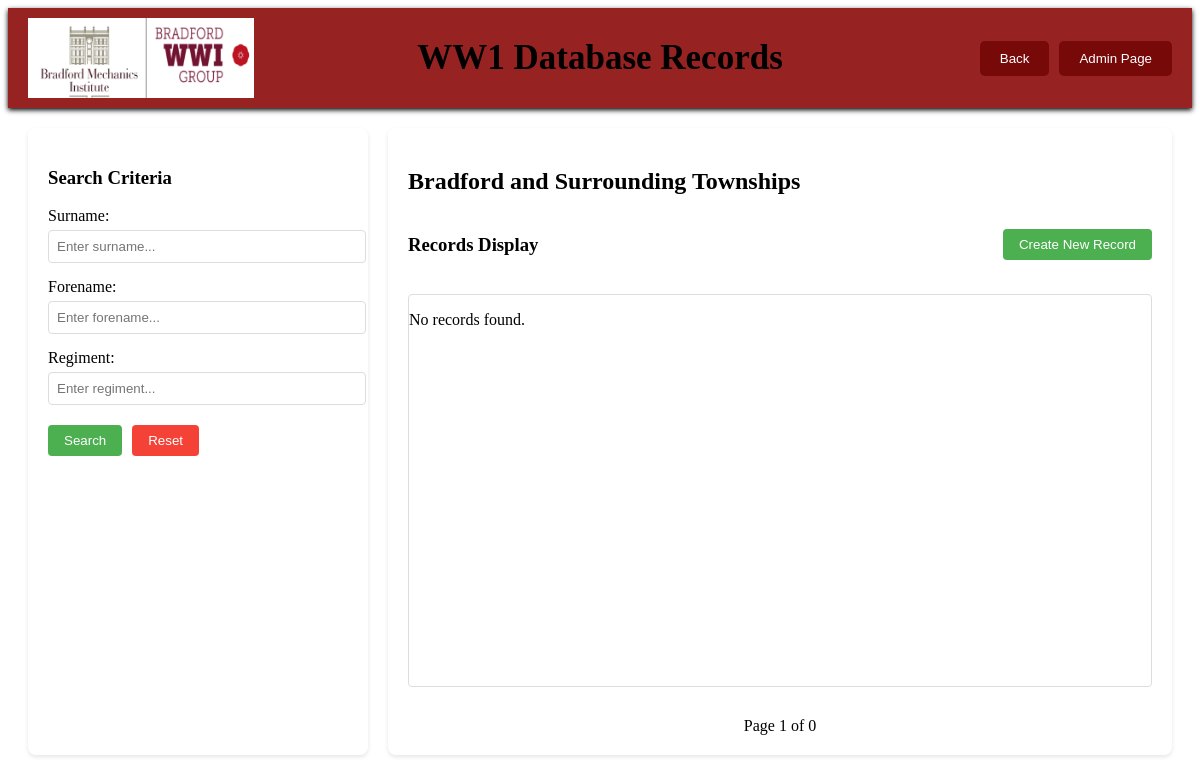
The app's page /admin/AdminTownship.php, older data.
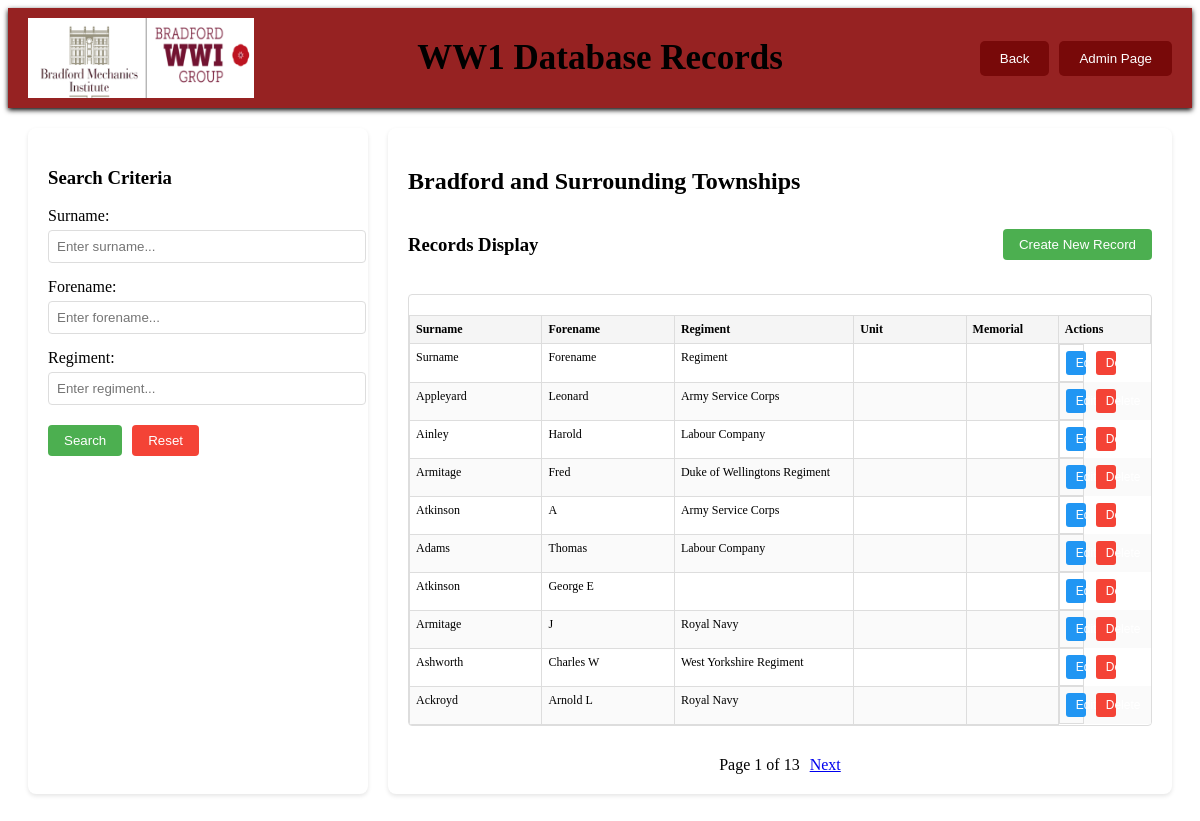
The same page, newer data.
### tables this page shows
CREATE TABLE `township` (
  `HonourID` int(11) NOT NULL,
  `Surname` varchar(35) NOT NULL,
  `Forename` varchar(35) NOT NULL,
  `Address` varchar(255) NOT NULL,
  `Electoral Ward` varchar(255) NOT NULL,
  `Town` varchar(255) NOT NULL,
  `Rank` varchar(255) NOT NULL,
  `Regiment` varchar(255) NOT NULL,
  `Battalion` varchar(255) DEFAULT NULL,
  `Company` varchar(255) NOT NULL,
  `Age` varchar(255) NOT NULL,
  `Service No` varchar(255) NOT NULL,
  `Other Regiment` varchar(255) NOT NULL,
  `Other Battalion` varchar(255) DEFAULT NULL,
  `Other Service No.` varchar(255) NOT NULL,
  `Medals` varchar(255) NOT NULL,
  `Enlistment Date` date NOT NULL,
  `Discharge Date` date NOT NULL,
  `Death (in service) Date` date NOT NULL,
  `Misc Info Nroh` text NOT NULL,
  `Cemetery/Memorial` varchar(255) NOT NULL,
  `Cemetery/Memorial Ref` varchar(255) NOT NULL,
  `Cemetery/Memorial Country` varchar(255) NOT NULL,
  `Additional CWCG Info` text NOT NULL
);

### admin/AdminTownship.php (the view, shortened to what this page needs)
<?php
require 'db_connect.php';
$surname = $_GET['surname'] ?? '';
$forename = $_GET['forename'] ?? '';
$regiment = $_GET['regiment'] ?? '';
$page = $_GET['page'] ?? 1;
$records_per_page = 10;
$offset = ($page - 1) * $records_per_page;
$query = "SELECT * FROM township WHERE 1=1";
$params = [];
$query .= " LIMIT ? OFFSET ?";
$params[] = $records_per_page;
$params[] = $offset;
$stmt = $mysqli->prepare($query);
$bind_types = str_repeat('s', count($params) - 2) . 'ii';
$stmt->bind_param($bind_types, ...$params);
$stmt->execute();
$results = $stmt->get_result()->fetch_all(MYSQLI_ASSOC);
$total_query = "SELECT COUNT(*) FROM township WHERE 1=1";
$total_stmt = $mysqli->prepare($total_query);
$total_stmt->execute();
$total_results = $total_stmt->get_result()->fetch_row()[0];
$total_pages = ceil($total_results / $records_per_page);
?>
<!DOCTYPE html>
<html lang="en">
<head>
    <link rel="stylesheet" href="AdminDatabase.css">
</head>
<body>
<div class="navbar">
        <div class="logo">
            <img src="../../rsc/GroupLogo.png" alt="WW1 Group">
        </div>
        <div class="title">
            WW1 Database Records
        </div>
        <div class="navbuttons">
            <button type="button" onclick="location.href='AdminSection2.html'">Back</button>
            <button type="button" onclick="location.href='AdminManageDatabase.html'">Admin Page</button>
        </div>
    </div>
    <div class="container">
        <div class="search-panel">
            <h3>Search Criteria</h3>
            <form id="searchForm" method="get">
                <div class="form-group">
                    <label for="surname">Surname:</label>
                    <input type="text" id="surname" name="surname" placeholder="Enter surname..." value="<?php echo htmlspecialchars($surname); ?>">
                </div>
                <div class="form-group">
                    <label for="forename">Forename:</label>
                    <input type="text" id="forename" name="forename" placeholder="Enter forename..." value="<?php echo htmlspecialchars($forename); ?>">
                </div>
                <div class="form-group">
                    <label for="regiment">Regiment:</label>
                    <input type="text" id="regiment" name="regiment" placeholder="Enter regiment..." value="<?php echo htmlspecialchars($regiment); ?>">
                </div>
                <div class="form-buttons">
                    <button type="button" id="searchButton">Search</button>
                    <button type="button" id="resetButton" onclick="window.location.href = 'AdminTownship.php';">Reset</button>
                </div>
            </form>
        </div>
        <div class="content-panel">
            <div class="database-title">
                <h2>Bradford and Surrounding Townships</h2>
            </div>
            <div class="records-container">
                <div class="records-header">
                    <h3 id="resultsHeading">Records Display</h3>
                    <button id="createRecordBtn" class="create-record-btn">Create New Record</button>
                </div>
                <div class="display">
                    <?php
                    if (empty($results)) {
                        echo "<p>No records found.</p>";
                    } else {
                        echo "<table class='records-table'>";
                        echo "<thead><tr>
                            <th>Surname</th>
                            <th>Forename</th>
                            <th>Regiment</th>
                            <th>Unit</th>
                            <th>Memorial</th>
                            <th>Actions</th>
                        </tr></thead><tbody>";
                        foreach ($results as $row) {
                            echo "<tr>";
                            echo "<td>" . htmlspecialchars($row['Surname']) . "</td>";
                            echo "<td>" . htmlspecialchars($row['Forename']) . "</td>";
                            echo "<td>" . htmlspecialchars($row['Regiment']) . "</td>";
                            echo "<td>" . htmlspecialchars($row['Unit']) . "</td>";
                            echo "<td>" . htmlspecialchars($row['Memorial']) . "</td>";
                            echo "<td class='action-buttons'>
                                <button class='edit-btn' data-id='" . $row['id'] . "'
                                data-surname='" . htmlspecialchars($row['Surname']) . "'
                                data-forename='" . htmlspecialchars($row['Forename']) . "'
                                data-regiment='" . htmlspecialchars($row['Regiment']) . "'
                                data-unit='" . htmlspecialchars($row['Unit']) . "'
                                data-memorial='" . htmlspecialchars($row['Memorial']) . "'>Edit</button>
                                <button class='delete-btn' data-id='" . $row['id'] . "'>Delete</button>
                            </td>";
                            echo "</tr>";
                        }
                        echo "</tbody></table>";
                    }
                    ?>
                </div>
                <div class="pagination">
                    <span id="pageInfo">Page <?php echo $page; ?> of <?php echo $total_pages; ?></span>
                    <?php if ($page < $total_pages): ?>
                        <a href="?surname=<?php echo urlencode($surname); ?>&forename=<?php echo urlencode($forename); ?>&regiment=<?php echo urlencode($regiment); ?>&page=<?php echo $page + 1; ?>">Next</a>
                    <?php endif; ?>
                </div>
            </div>
        </div>
    </div>
</body>
</html>

### admin/AdminDatabase.css (style rules this page uses)
.container { display: flex; padding: 20px; gap: 20px; }
.navbar { display: flex; justify-content: space-between; align-items: center; width: 100%; background-color: #962222; padding: 10px 20px; box-sizing: border-box; box-shadow: 0 2px 5px rgba(0, 0, 0, 1); height: 100px; position: relative; }
.navbar .logo { background-color: #ffffff; height: 100%; align-items: center; display: flex; }
.navbar .logo img { height: 80px; }
.navbar .title { color: black; font-size: 35px; position: absolute; left: 50%; transform: translateX(-50%); white-space: nowrap; font-family: 'Kameron'; font-weight: bold; }
.navbar .navbuttons { display: flex; gap: 10px; }
.navbar .navbuttons button { padding: 10px 20px; background-color: #780909; color: white; border: none; cursor: pointer; border-radius: 5px; }
.search-panel { flex: 0 0 300px; padding: 20px; background: white; border-radius: 8px; box-shadow: 0 2px 4px rgba(0,0,0,0.1); }
.content-panel { flex: 1; background: white; padding: 20px; border-radius: 8px; box-shadow: 0 2px 4px rgba(0,0,0,0.1); }
.form-group { margin-bottom: 15px; }
.form-group label { display: block; margin-bottom: 5px; }
.form-group input { width: 100%; padding: 8px; border: 1px solid #ddd; border-radius: 4px; }
.form-buttons { display: flex; gap: 10px; margin-top: 20px; }
.form-buttons button { padding: 8px 16px; border: none; border-radius: 4px; cursor: pointer; }
#searchButton { background-color: #4CAF50; color: white; }
#resetButton { background-color: #f44336; color: white; }
.display table { width: 100%; border-collapse: collapse; margin-top: 20px; }
.display th, .display td { padding: 12px; text-align: left; border: 1px solid #ddd; }
.display th { background-color: #f5f5f5; font-weight: bold; }
.display tr:nth-child(even) { background-color: #fafafa; }
.pagination { margin-top: 20px; display: flex; justify-content: center; gap: 10px; }
.records-table { width: 100%; border-collapse: collapse; font-size: 12px; table-layout: fixed; }
.records-table th, .records-table td { padding: 6px; vertical-align: top; border: 1px solid #ddd; }
.records-table th:nth-child(1), .records-table td:nth-child(1) { width: 18%; }
.records-table th:nth-child(2), .records-table td:nth-child(2) { width: 18%; }
.records-table th:nth-child(3), .records-table td:nth-child(3) { width: 25%; }
.records-table th:nth-child(4), .records-table td:nth-child(4) { width: 15%; }
.records-table th:nth-child(5), .records-table td:nth-child(5) { width: 12%; }
.records-table th:nth-child(6), .records-table td:nth-child(6) { width: 12%; }
.records-header { display: flex; justify-content: space-between; align-items: center; margin-bottom: 10px; }
.create-record-btn { padding: 8px 16px; background-color: #4CAF50; color: white; border: none; border-radius: 4px; cursor: pointer; }
.action-buttons { display: flex; gap: 10px; justify-content: space-between; padding: 5px 0; }
.edit-btn, .delete-btn { padding: 5px 10px; color: white; border: none; border-radius: 3px; cursor: pointer; font-size: 12px; width: 45%; text-align: center; }
.edit-btn { background-color: #2196F3; }
.delete-btn { background-color: #f44336; }
.records-container { position: relative; height: calc(100vh - 280px); display: flex; flex-direction: column; }
.display { flex: 1; overflow-y: auto; max-height: 100%; border: 1px solid #ddd; border-radius: 4px; margin: 10px 0; }
.records-table { margin: 0; width: 100%; }
.records-table thead { position: sticky; top: 0; background: #f5f5f5; z-index: 1; }

Row changes from the older to the newer data that the page shows:
added township: Surname "Surname", Forename "Forename", Regiment "Regiment"
added township: Surname "Appleyard", Forename "Leonard", Regiment "Army Service Corps"
added township: Surname "Ainley", Forename "Harold", Regiment "Labour Company"
added township: Surname "Armitage", Forename "Fred", Regiment "Duke of Wellingtons Regiment"
added township: Surname "Atkinson", Forename "A", Regiment "Army Service Corps"
added township: Surname "Adams", Forename "Thomas", Regiment "Labour Company"
added township: Surname "Atkinson", Forename "George E"
added township: Surname "Armitage", Forename "J", Regiment "Royal Navy"
added township: Surname "Ashworth", Forename "Charles W", Regiment "West Yorkshire Regiment"
added township: Surname "Ackroyd", Forename "Arnold L", Regiment "Royal Navy"
Text that changed along with them:
$total_pages: "0" → "13"
text no longer shown: "No records found."
text now shown: "Surname Forename Regiment Unit Memorial Actions Next"
